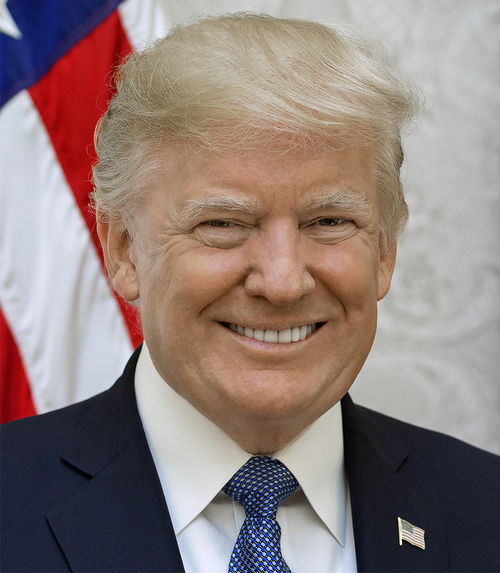
//> input picture data/images/trump.jpg, 500 x 573 px
$ ./InstagramFilters   (built with g++ and OpenCV 4)
//> lines starting //> are read from the running program, lines starting //| are printed output that depends on the picture
//
// Created by yhd on 18.03.2020.
//

//Pencil-Sketch filter - some sort of gradient or laplacion, not canny edge detector.
//Cartoonification filter - some sort of edge preserving filter and some sort of edge detection

#include <iostream>

#include <opencv2/opencv.hpp>

std::string DATA_PATH = "../data/images/";

int main(){
    cv::Mat sourceImage, invertedImage, blurredImage, pencilSketch;
    sourceImage = cv::imread(DATA_PATH + "trump.jpg", cv::IMREAD_GRAYSCALE);
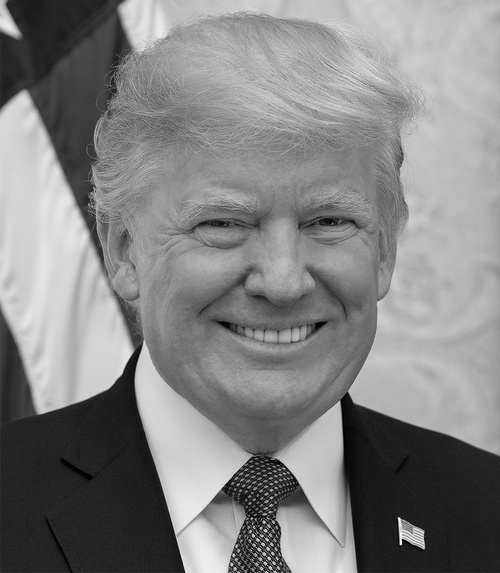
//> sourceImage: 573 rows x 500 cols, CV_8UC1; min 0, max 255, mean 131.3


    cv::bitwise_not(sourceImage, invertedImage);
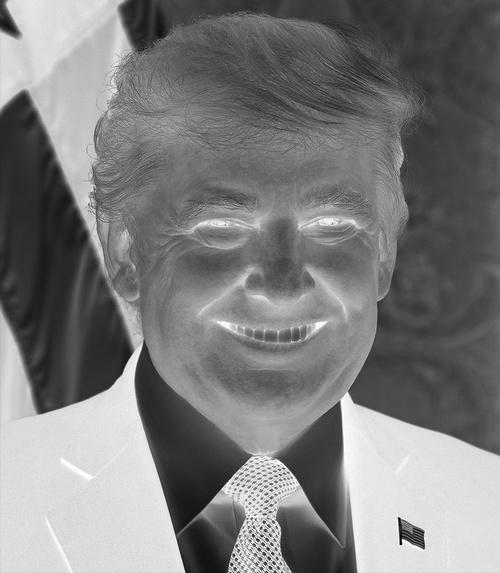
//> invertedImage: 573 rows x 500 cols, CV_8UC1; min 0, max 255, mean 123.7

    GaussianBlur(invertedImage, blurredImage, cv::Size(17, 17), 0, 0);
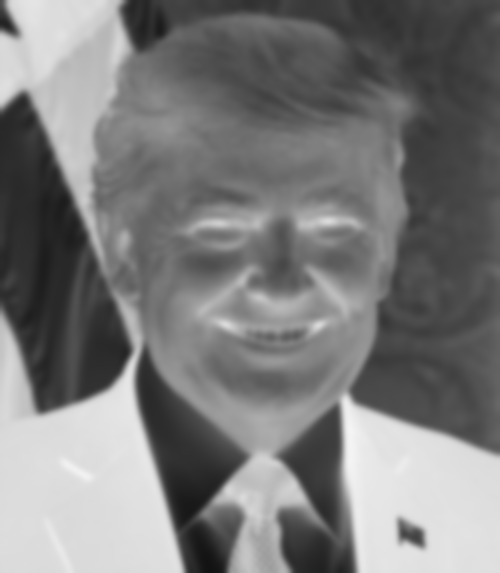
//> blurredImage: 573 rows x 500 cols, CV_8UC1; min 18, max 244, mean 123.7

    //cv::divide(sourceImage, blurredImage, pencilSketch, 256.0);
    cv::addWeighted(sourceImage, 1, blurredImage, 1, 0 ,pencilSketch);
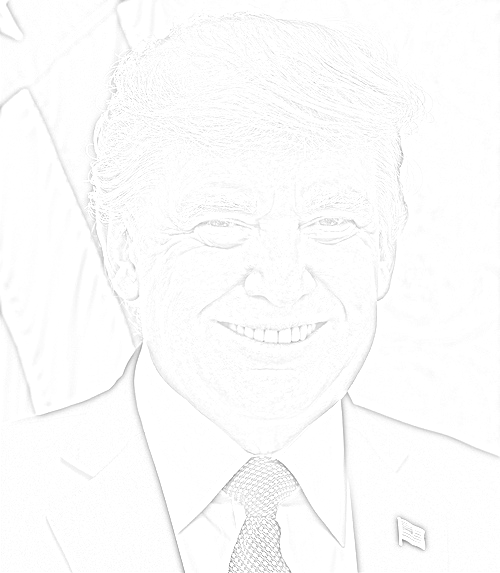
//> pencilSketch: 573 rows x 500 cols, CV_8UC1; min 132, max 255, mean 252.1

    cv::imshow("Source Image", sourceImage);
    cv::imshow("Inverted Image", invertedImage);
    cv::imshow("Gaussian Blurred Image", blurredImage);
    cv::imshow("Pencil Sketch", pencilSketch);
    cv::waitKey(0);
}

$ run again, with data/images/circles.jpg copied over data/images/trump.jpg
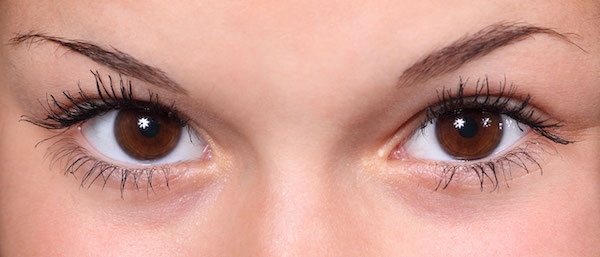
//> input picture data/images/circles.jpg, 600 x 257 px
//> `GaussianBlur(invertedImage, blurredImage, cv::Size(17, 17), 0, 0);`:
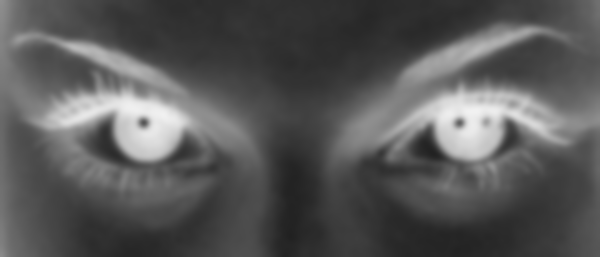
//> blurredImage: 257 rows x 600 cols, CV_8UC1; min 33, max 241, mean 87.3
//> `cv::addWeighted(sourceImage, 1, blurredImage, 1, 0 ,pencilSketch);`:
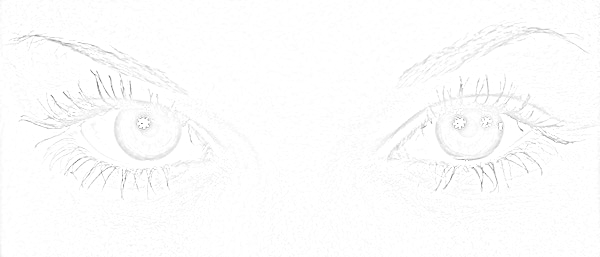
//> pencilSketch: 257 rows x 600 cols, CV_8UC1; min 108, max 255, mean 252.5
